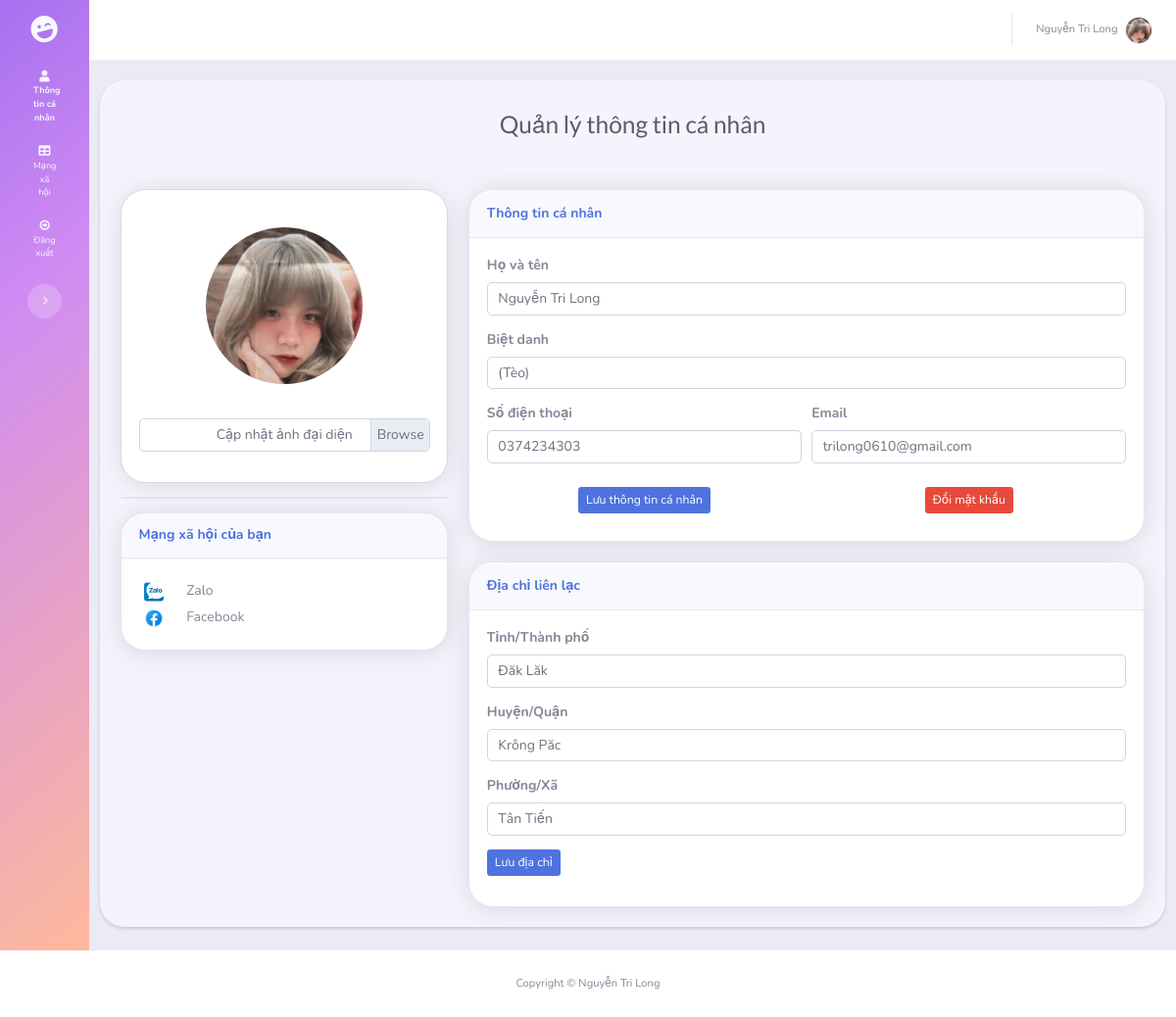
Screenshot of /customer/profile/ (signed in) with the database file from the repository.
### customer/models.py (models this page shows, shortened)
class UserSocial(models.Model):
    user = models.ForeignKey(User, on_delete=models.CASCADE,blank=True, null=True)
    social = models.ForeignKey(Social, on_delete=models.CASCADE,blank=True, null=True)
    url_social = models.CharField(max_length=10000,null=True, blank=True)
    date_add = models.DateTimeField(auto_now_add=True)

class InfoUser(models.Model):
    user = models.ForeignKey(User, on_delete=models.CASCADE,blank=True, null=True)
    sub_name = models.CharField(max_length=255, null=True, blank=True);
    phone = models.CharField(max_length=10, null=True, blank=True);
    province = models.CharField(max_length=255, null=True, blank=True);
    district = models.CharField(max_length=255, null=True, blank=True);
    commune = models.CharField(max_length=255, null=True, blank=True);
    avatar = models.ImageField(null=True, blank=True)

### social/models.py (models this page shows, shortened)
class Social(models.Model):
    id = models.BigAutoField(primary_key = True)
    name = models.CharField(max_length=255, null= True, blank= True)
    img = models.ImageField(null=True, blank=True)

### customer/views.py (the view, shortened to what this page needs)
# urls.py: path('profile/', views.ViewProfile.as_view(),name='customer_profile'),
class ViewProfile(LoginRequiredMixin,View):
    login_url = 'tapme//login/'
    def get(self,request):
        user = request.user
        customer, created = InfoUser.objects.get_or_create(user=user)
        social = UserSocial.objects.filter(user=user)
        form = PhotoForm()
        context = {
            'customer':customer,
            'socials': social,
            'form':form,
        }
        return render(request, "customer/customer_profile.html", context);

### customer/templates/customer/customer_profile.html (shortened to what this page needs)
{% extends 'customer/base.html' %}
{% load static %}
    {% block content %}
        <div class="d-flex flex-column" id="content-wrapper">
            <div id="content" style="background: #ebebf5;padding-bottom: 10px;">
                <nav class="navbar navbar-light navbar-expand shadow-none mb-4 topbar static-top" style="background: var(--white);margin: 0 0;">
                    <div class="container-fluid"><button class="btn btn-link d-md-none rounded-circle mr-3" id="sidebarToggleTop" type="button"></button>
                        <ul class="navbar-nav flex-nowrap ml-auto">
                            <li class="nav-item dropdown no-arrow">
                                <div class="nav-item dropdown no-arrow">
                                    <a class="dropdown-toggle nav-link" aria-expanded="false" data-toggle="dropdown" href="#">
                                    <span class="d-none d-lg-inline mr-2 text-gray-600 small">
                                        {% if user.first_name or user.last_name %}
                                            {{ user.first_name }} {{ user.last_name }}
                                        {% endif %}
                                </span>
                                    <img class="border rounded-circle img-profile" src="{{ customer.avatar.url|default_if_none:"#" }}"></a>
                                </div>
                            </li>
                        </ul>
                    </div>
                </nav>
                <div class="container-fluid shadow-sm" style="border-radius: 25px;width: 98%;background: #f4f4fc;">
                    <h3 class="text-center text-dark mb-4" style="padding: 30px 20px;">Quản lý thông tin cá nhân</h3>
                    <div class="row mb-3">
                        <div class="col-lg-4">
                            <div class="card mb-3" style="border-radius: 25px;background: #ffffff;">
                                <div class="card-body text-center shadow" style="border-radius: 25px;border-style: none;">
                                    <form id="form-user-avatar" action="{% url 'tapme:customer:change_avatar' %}" method="post" enctype="multipart/form-data">
                                        <img class="rounded-circle mb-3 mt-4" src="{{ customer.avatar.url|default_if_none:"#" }}" width="160" height="160" style="background-size: contain;">
                                        <div class="custom-file mb-3 mt-4">
                                            <label class="custom-file-label" for="user_avatar">Cập nhật ảnh đại diện</label>
                                        </div>
                                    </form>
                                </div>
                            </div>
                            <div class="card mb-3"></div>
                            <div class="card shadow mb-4" style="border-radius: 25px;">
                                <div class="card-header py-3" style="border-top-left-radius: 25px;border-top-right-radius: 25px;">
                                    <h6 class="text-primary font-weight-bold m-0">Mạng xã hội của bạn</h6>
                                </div>
                                <div class="card-body">
                                    {% for social in socials %}
                                        <div style="margin: 5px;">
                                        <img  src="{{ social.social.img.url|default_if_none:'#' }}" style="width: 20px; height: 20px">
                                            <span style="margin-left: 20px;">{{ social.social.name }}</span></div>
                                    {% endfor %}
                                </div>
                            </div>
                        </div>
                        <div class="col-lg-8">
                            <div class="row">
                                <div class="col offset-lg-0">
                                    <div class="card shadow mb-3" style="border-radius: 25px;">
                                        <div class="card-header py-3" style="border-radius: 25px;border-top-left-radius: 25px;border-top-right-radius: 25px;border-bottom-right-radius: 0;border-bottom-left-radius: 0;">
                                            <p class="text-primary m-0 font-weight-bold">Thông tin cá nhân</p>
                                        </div>
                                        <div class="card-body">
                                            <form id="form-user-info">
                                                <div class="form-row">
                                                    <div class="col-12">
                                                        <div class="form-group"><label for="full_name"><strong>Họ và tên</strong></label>
                                                            <input name="full_name"
                                                                    {% if user.first_name or user.last_name %}
                                                                        value="{{ user.first_name }}"
                                                                    {% endif %}
                                                                    class="form-control" type="text" id="first_name" placeholder="Là tên hiển thị trên trang thông tin của bạn" ></div>
                                                    </div>
                                                </div>
                                                <div class="form-row">
                                                    <div class="col-12">
                                                        <div class="form-group"><label for="sub_name"><strong>Biệt danh</strong></label>
                                                            <input name="sub_name"
                                                                    {% if customer.sub_name %}
                                                                        value="{{ customer.sub_name }}"
                                                                    {% endif %}
                                                                    class="form-control" type="text" id="first_name" placeholder="Là biệt danh hiển thị sau tên của bạn" ></div>
                                                    </div>
                                                </div>
                                                <div class="form-row">
                                                    <div class="col-12 col-md-6">
                                                        <div class="form-group"><label for="phone_number"><strong>Số điện thoại</strong><br></label>
                                                            <input name="phone_number"  {% if customer.phone %}
                                                                                            value="{{ customer.phone }}"
                                                                                        {% endif %}
                                                                   class="form-control" type="number" placeholder="Nhập số điện thoại"></div>
                                                    </div>
                                                    <div class="col-12 col-md-6">
                                                        <div class="form-group"><label for="email"><strong>Email</strong><br></label>
                                                            <input name="email" {% if user.email %}
                                                                                    value="{{ user.email }}"
                                                                                {% endif %}
                                                                   class="form-control" type="email" id="email" placeholder="user@example.com" name="email"></div>
                                                    </div>
                                                </div>
                                            <div class="form-row">
                                                <div class="col-12 col-md-6" style="text-align: center; margin: 10px 0px">
                                                    <button id="btn-save-user-info" class="btn btn-primary btn-sm" type="submit" >Lưu thông tin cá nhân
                                                </button>
                                                </div>
                                                <div class="col-12 col-md-6" style="text-align: center; margin: 10px 0px">
                                                    <a href="{% url 'tapme:customer:change_password' %}">
                                                        <button class="btn btn-danger btn-sm" type="button" >Đổi mật khẩu</button>
                                                    </a>
                                                </div>
                                            </div>
                                            </form>
                                        </div>
                                    </div>
                                    <div class="card shadow" style="border-radius: 25px;margin: 20px 0;">
                                        <div class="card-header py-3" style="border-top-left-radius: 25px;border-top-right-radius: 25px;">
                                            <p class="text-primary m-0 font-weight-bold">Địa chỉ liên lạc</p>
                                        </div>
                                        <div class="card-body">
                                            <form id="form-user-address" name="form-user-address" action="#">
                                                <div class="form-group"><label for="province"><strong>Tỉnh/Thành phố</strong></label>
                                                    <input name="province" {% if customer.province %}
                                                                value="{{ customer.province }}"
                                                            {% endif %}
                                                            class="form-control" type="text" id="address" placeholder="Hiển thị trên trang thông tin của bạn" ></div>
                                                <div class="form-group"><label for="district"><strong>Huyện/Quận</strong></label>
                                                    <input name="district" {% if customer.district %}
                                                                value="{{ customer.district }}"
                                                            {% endif %}
                                                            class="form-control" type="text" id="address-1" placeholder="Sunset Blvd, 38" ></div>
                                                <div class="form-group"><label for="commune"><strong>Phường/Xã</strong><br></label>
                                                    <input name="commune" {% if customer.commune %}
                                                                value="{{ customer.commune }}"
                                                            {% endif %}
                                                            class="form-control" type="text" id="address" placeholder="Sunset Blvd, 38" >
                                                </div>
                                                <div class="form-group">
                                                    <button class="btn btn-primary btn-sm" type="submit">Lưu địa chỉ</button>
                                                </div>
                                            </form>
                                        </div>
                                    </div>
                                </div>
                            </div>
                        </div>
                    </div>
                </div>
            </div>
        </div>
    {% endblock content %}

### rows the page displays
UserSocial: social.img (picture), social.name "Zalo"
UserSocial: social.img (picture), social.name "Facebook"
InfoUser: sub_name "(Tèo)", phone_number "0374234303", province "Đăk Lăk", district "Krông Păc", commune "Tân Tiến"

### other values shown
{{ user.first_name }} "Nguyễn Tri Long"
